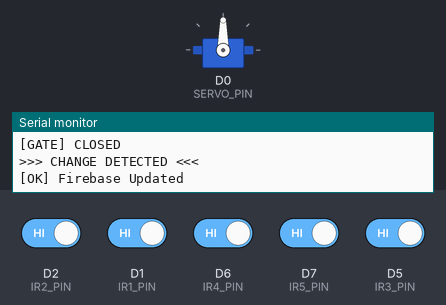
Bench run of a sketch on a simulated ESP8266 (NodeMCU). On the bench: servo, the last lines printed to the serial monitor. Inputs (shaded band) come from the test bench; at power-on: D1 (IR1_PIN), D2 (IR2_PIN), D5 (IR3_PIN), D6 (IR4_PIN), D7 (IR5_PIN) HIGH. WiFi joins after 1.5 s; servers stay silent unless stated.

Above: at 2.7 s.
2.8 s: D7 (IR5_PIN) driven LOW
At 4.4 s:
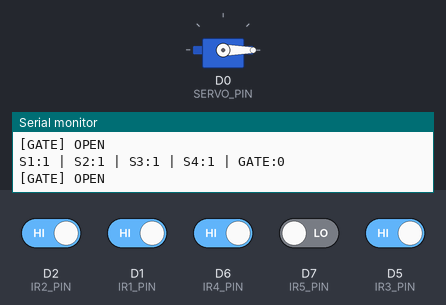
5.6 s: D7 (IR5_PIN) driven HIGH
At 6.7 s:
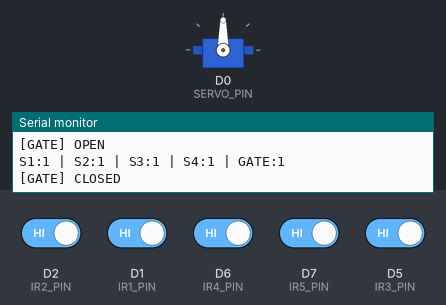
Timing chart, 0 to 8.6 s (numbered marks = the images above; inputs shaded):
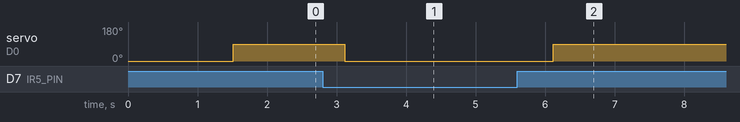

The sketch:

arduino_4_ir_sensor.ino
```cpp
#include <ESP8266WiFi.h>
#include <Firebase_ESP_Client.h>
#include <Servo.h>

// Firebase helper (REQUIRED)
#include "addons/TokenHelper.h"
#include "addons/RTDBHelper.h"

// WIFI
#define WIFI_SSID "WtfKA41"
#define WIFI_PASSWORD "maotka122333122333"

// FIREBASE
#define API_KEY "AIzaSyATc2QeCvRqLgaeGDcEqC6NCw4Cfid42_U"
#define DATABASE_URL "https://smart-parking-capstone-ee166-default-rtdb.asia-southeast1.firebasedatabase.app/"

// IR PINS
#define IR1_PIN D1
#define IR2_PIN D2
#define IR3_PIN D5
#define IR4_PIN D6

// NEW IR SENSOR + SERVO
#define IR5_PIN D7
#define SERVO_PIN D0

Servo gateServo;

// Firebase objects
FirebaseData fbdo;
FirebaseAuth auth;
FirebaseConfig config;

bool signupOK = false;

int last1=-1, last2=-1, last3=-1, last4=-1;

// ---------------- WIFI ----------------
void connectWiFi() {
  Serial.print("[WAIT] WiFi connecting");
  WiFi.begin(WIFI_SSID, WIFI_PASSWORD);

  int retry = 0;
  while (WiFi.status() != WL_CONNECTED) {
    delay(500);
    Serial.print(".");
    retry++;

    if (retry > 25) {
      Serial.println("\n[ERROR] WiFi Failed → Restart");
      ESP.restart();
    }
  }

  Serial.println("\n[OK] WiFi Connected");
  Serial.println(WiFi.localIP());
}

// ---------------- SETUP ----------------
void setup() {
  Serial.begin(115200);
  Serial.println("\n===== SYSTEM START =====");

  pinMode(IR1_PIN, INPUT);
  pinMode(IR2_PIN, INPUT);
  pinMode(IR3_PIN, INPUT);
  pinMode(IR4_PIN, INPUT);
  pinMode(IR5_PIN, INPUT);

  Serial.println("[OK] Sensors Ready");

  // SERVO INIT
  gateServo.attach(SERVO_PIN);
  gateServo.write(0); // CLOSED
  Serial.println("[OK] Servo Ready");

  connectWiFi();

  // FIREBASE CONFIG
  config.api_key = API_KEY;
  config.database_url = DATABASE_URL;

  config.token_status_callback = tokenStatusCallback;

  // SIGN IN (ANONYMOUS MODE)
  if (Firebase.signUp(&config, &auth, "", "")) {
    Serial.println("[OK] Firebase SignUp Success");
    signupOK = true;
  } else {
    Serial.printf("[ERROR] SignUp Failed: %s\n", config.signer.signupError.message.c_str());
  }

  Firebase.begin(&config, &auth);
  Firebase.reconnectWiFi(true);

  Serial.println("[OK] Firebase Initialized");
  Serial.println("========================\n");
}

// ---------------- LOOP ----------------
void loop() {

  if (WiFi.status() != WL_CONNECTED) {
    Serial.println("[WARN] WiFi lost → reconnecting");
    connectWiFi();
  }

  int s1 = digitalRead(IR1_PIN);
  int s2 = digitalRead(IR2_PIN);
  int s3 = digitalRead(IR3_PIN);
  int s4 = digitalRead(IR4_PIN);
  int s5 = digitalRead(IR5_PIN);

  Serial.printf("S1:%d | S2:%d | S3:%d | S4:%d | GATE:%d\n", s1, s2, s3, s4, s5);

  // ---------------- SERVO LOGIC ----------------
  if (s5 == LOW) {
    gateServo.write(0);   // OPEN
    Serial.println("[GATE] OPEN");
  } else {
    gateServo.write(90);    // CLOSE
    Serial.println("[GATE] CLOSED");
  }

  // ---------------- FIREBASE UPDATE ----------------
  if (signupOK && Firebase.ready()) {

    if (s1!=last1 || s2!=last2 || s3!=last3 || s4!=last4) {

      Serial.println(">>> CHANGE DETECTED <<<");

      if (Firebase.RTDB.setInt(&fbdo, "/slots/slot1", s1) &&
          Firebase.RTDB.setInt(&fbdo, "/slots/slot2", s2) &&
          Firebase.RTDB.setInt(&fbdo, "/slots/slot3", s3) &&
          Firebase.RTDB.setInt(&fbdo, "/slots/slot4", s4)) {

        Serial.println("[OK] Firebase Updated");
      } else {
        Serial.print("[ERROR] Firebase: ");
        Serial.println(fbdo.errorReason());
      }

      last1=s1; last2=s2; last3=s3; last4=s4;
    }
  } else {
    Serial.println("[WAIT] Firebase not ready yet...");
  }

  delay(1000);
}
```

Measured:
- after the input at 2.8 s, servo on D0 (SERVO_PIN): 90° → 0° after 0.32 s
- after the input at 5.6 s, servo on D0 (SERVO_PIN): 0° → 90° after 0.52 s
